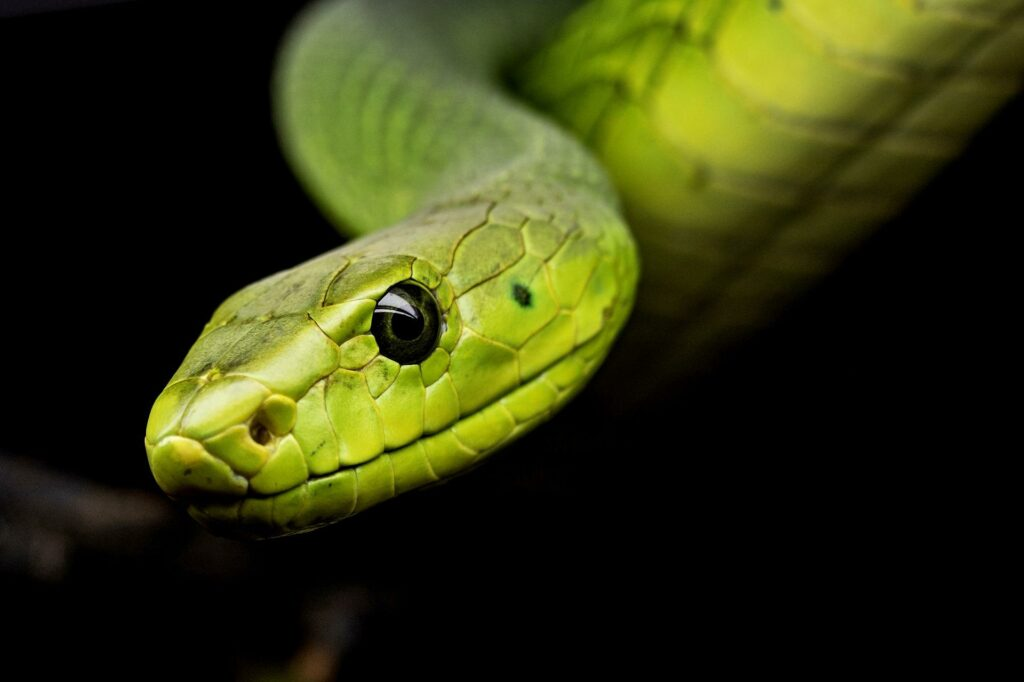
#> input picture IML-CHW1/snake.jpg, 1024 x 682 px
$ jupyter execute IML_CHW1_final.ipynb
#> lines starting #> are read from the running program, lines starting #| are printed output that depends on the picture
<br>
<font>
<div dir=ltr align=center>
 <br>
<font color=0F5298 size=7>
Introduction to Machine Learning - 25732 <br>
<font color=2565AE size=5>
Department of Electrical Enginnering<br>
Dr. Mohammad Hossein Yassaee<br>
Fall 2024<br>

### Information:

1.   Full Name: fariborz kohanzad
2.   Student Number: 400103613

---

*I. You are just allowded to change those parts that start with "TO DO". Please do not change other parts.*

*II. It is highly recommended to read each codeline carefully and try to understand what it exactly does.*

*III. Do not copy codes completely from internet sources such as Chat-GPT or etc. If you are using any sources, please put its link in the beging of the block.*

*IV. Question 6 has additional points.*

If you have any question you can contact related TAs:
 - Homeworks coordinator: @danialayati
 - Questions 1, 2, 3 & 6: @armin_dh
 - Question 4 & 5: @Rosebaekfany

 Best of luck and have fun!

---

<font color=3C99D size=5>
Question One: Numpy Applications

##  Part I: Image Processing with NumPy

### Libraries

[cell 1]
# Imports
import cv2
# for google colab
from google.colab.patches import cv2_imshow
import numpy as np
import matplotlib.pyplot as plt

In this section, First you should load an image and convert it to a gray scaled image then we'll process it by some operations using numpy.

[cell 2]
# read and show the image
image = cv2.imread('snake.jpg')
#> image is the input picture: shape (682, 1024, 3); mean B, G, R 15.6, 51.9, 48
gray_image = cv2.cvtColor(image, cv2.COLOR_BGR2GRAY)
cv2_imshow(gray_image)
# another way to load image by pyplot
# image = np.asarray(Image.open('./R.jpeg'))
# plt.imshow(image)

<b> From now on, you must work with the grayscale image in each cell.

In gray scaled 0 means black and 255 is white and each number between these two shows a color in range of black to white. Now for this task, Make pixels brighter than 150, 100 degree darker.

[cell 3]
# TODO: don't use loop or anything like that and try to code by numpy where
darker_image = gray_image.copy()
darker_image[darker_image > 150] -= 100
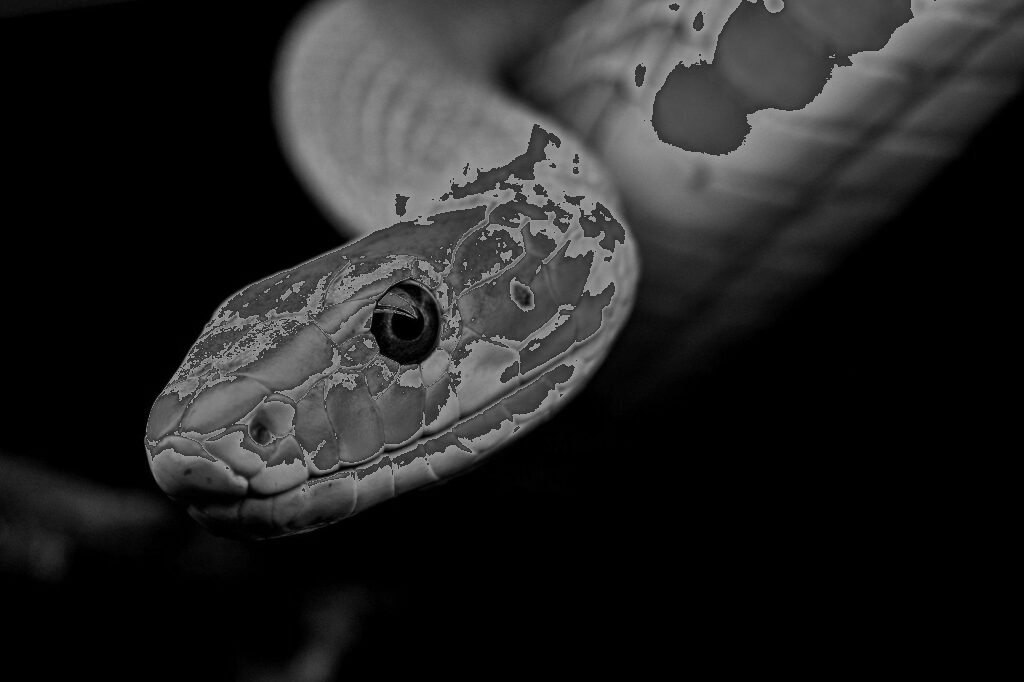
#> darker_image: shape (682, 1024); min 0, max 150, mean 35
cv2_imshow(darker_image)

In grayscale images, pixel values typically range from 0 to 255, where 0 represents black and 255 represents white. Subtracting each pixel value from 255 effectively produces the negative of the grayscale image. Now we want to create negative grayscale version of our image.

[cell 4]
# TODO: Create negative grayscale image
negative_grayscale_image = 255 - gray_image
cv2_imshow(negative_grayscale_image)

[cell 5]
# TODO: Split the image horizontally into two equal parts using NumPy's split function.
upper_half, lower_half = np.split(gray_image, 2 , axis =0)
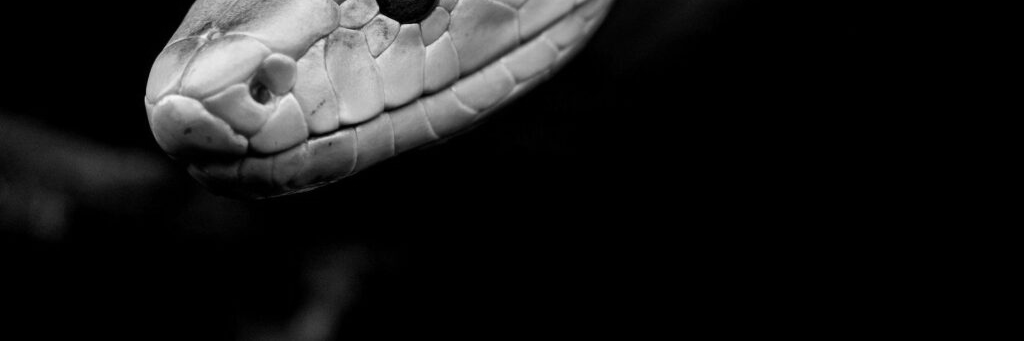
#> lower_half: shape (341, 1024); min 0, max 245, mean 25.3
cv2_imshow(upper_half)
print(' ')
cv2_imshow(lower_half)

[cell 6]
# TODO: Split the image vertically into two equal parts using indexes and slicing.
left_half, right_half = gray_image[: ,:gray_image.shape[1]//2 + 1 ] , gray_image[: ,  gray_image.shape[1]//2:]
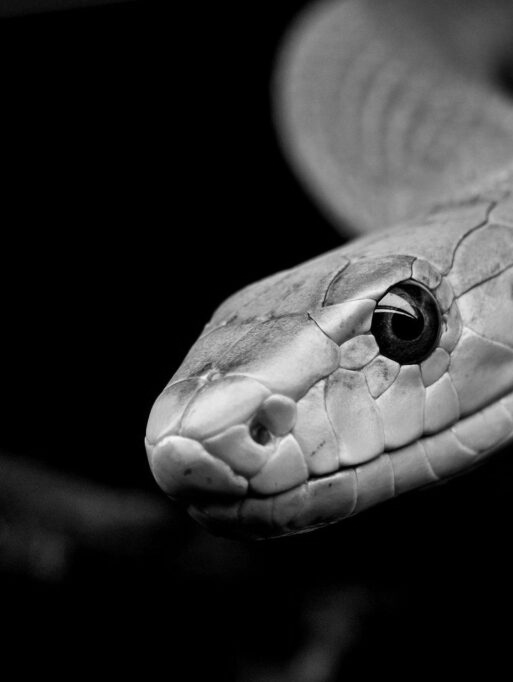
#> left_half: shape (682, 513); min 0, max 245, mean 51.1
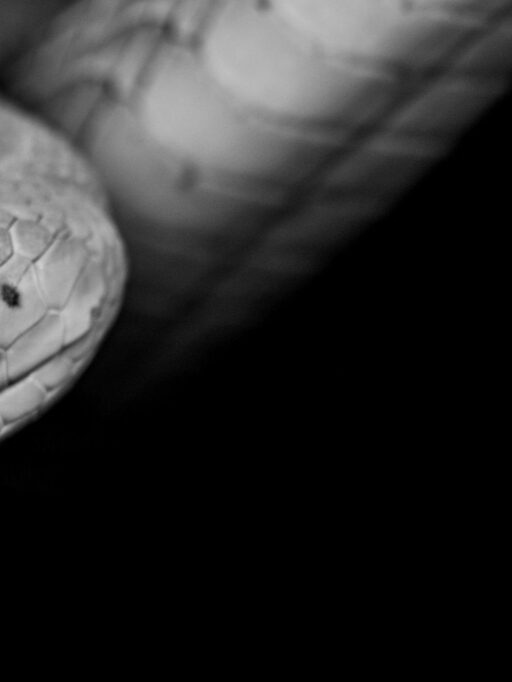
#> right_half: shape (682, 512); min 0, max 209, mean 42.2
cv2_imshow(left_half)

cv2_imshow(right_half)

Now We need 4 vertical split (vsplit) from image. write the code in a way that can be used for each image (not hard code size).

[cell 7]
# TODO: Split the image vertically into four equal parts using numpy vsplit function.
part1, part2, part3, part4 = np.split(gray_image , [gray_image.shape[1]//4 , 2*gray_image.shape[1]//4, 3*gray_image.shape[1]//4] ,axis = 1)
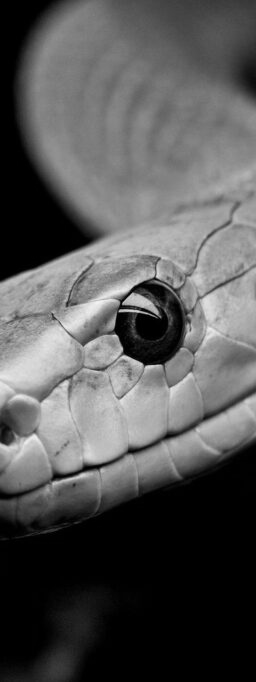
#> part2: shape (682, 256); min 0, max 242, mean 85.9
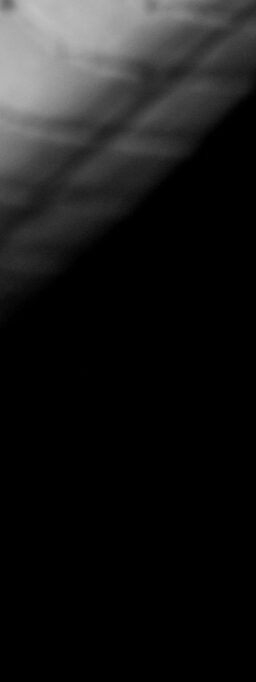
#> part4: shape (682, 256); min 0, max 193, mean 25.5
cv2_imshow(part1)
cv2_imshow(part2)
cv2_imshow(part3)
cv2_imshow(part4)

In this section first split the original image horizontally calling them left and right images

[cell 8]
#TODO split image
left,right = gray_image[: ,:gray_image.shape[1]//2 + 1 ] , gray_image[: ,  gray_image.shape[1]//2:]

[cell 9]
cv2_imshow(left)

[cell 10]
cv2_imshow(right)

Now, using  invert the left image.

[cell 11]
#TODO: invert left
inverted_left = np.invert(left)

cv2_imshow(inverted_left)

[cell 12]
#iverting right
inverted_right = np.invert(right)

cv2_imshow(inverted_right)

Now, mirror both the inverted left image and the right image.

[cell 13]
#TODO: flip inverted left image
mirrored_left = np.flip(inverted_left, axis = 1)
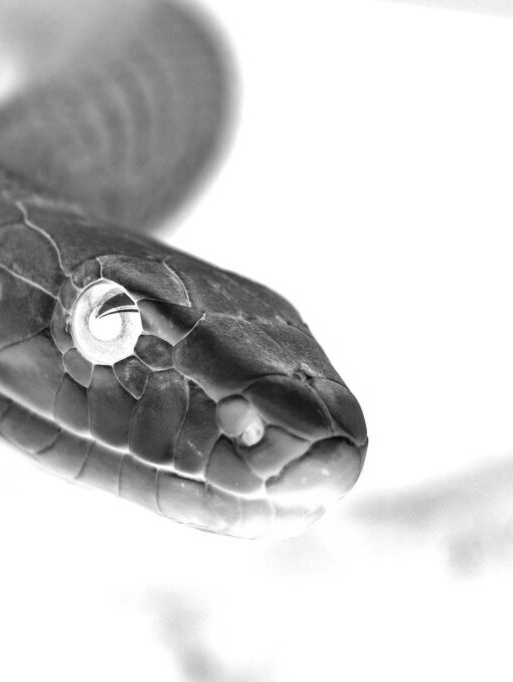
#> mirrored_left: shape (682, 513); min 10, max 255, mean 203.9

cv2_imshow(mirrored_left)

[cell 14]
#TODO: flip right image
mirrored_right = np.flip(inverted_right, axis = 1)
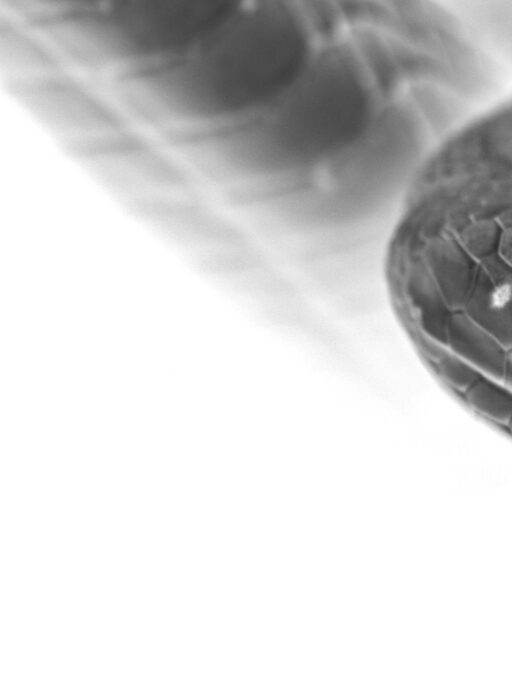
#> mirrored_right: shape (682, 512); min 46, max 255, mean 212.8

cv2_imshow(mirrored_right)

In the next step we want to concat the two images horizontally.

[cell 15]
#TODO: concat mirrored_left and mirrored_right
final_image = np.hstack([mirrored_right , mirrored_left])
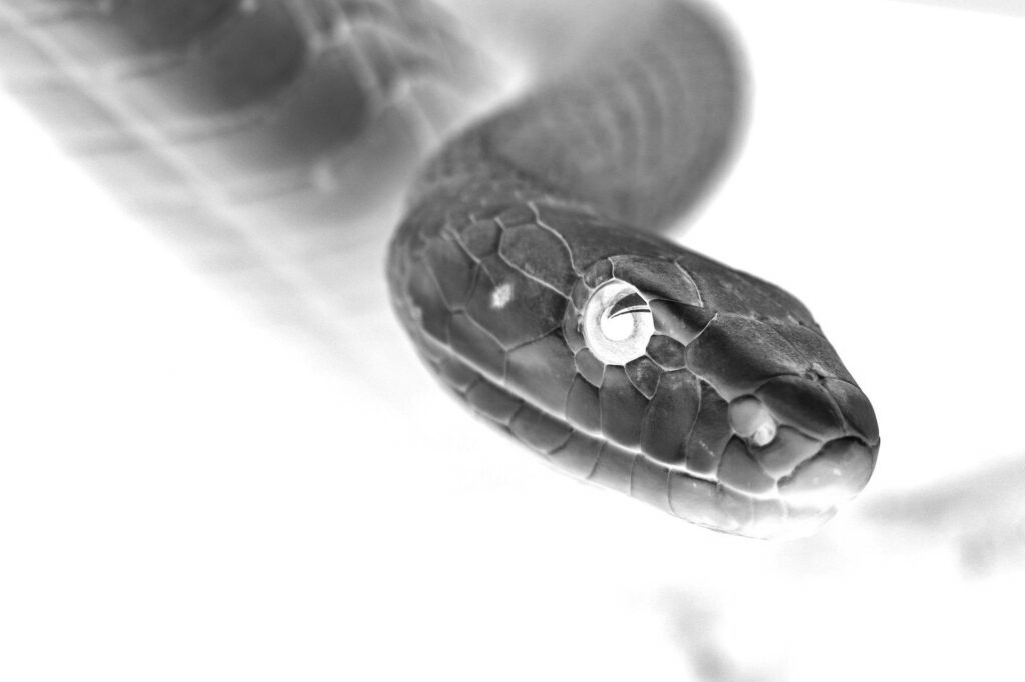
#> final_image: shape (682, 1025); min 10, max 255, mean 208.4

cv2_imshow(final_image)

For the final step invert the concated image.

[cell 16]
#TODO: invert final_image
invert_final_image = np.invert(final_image)
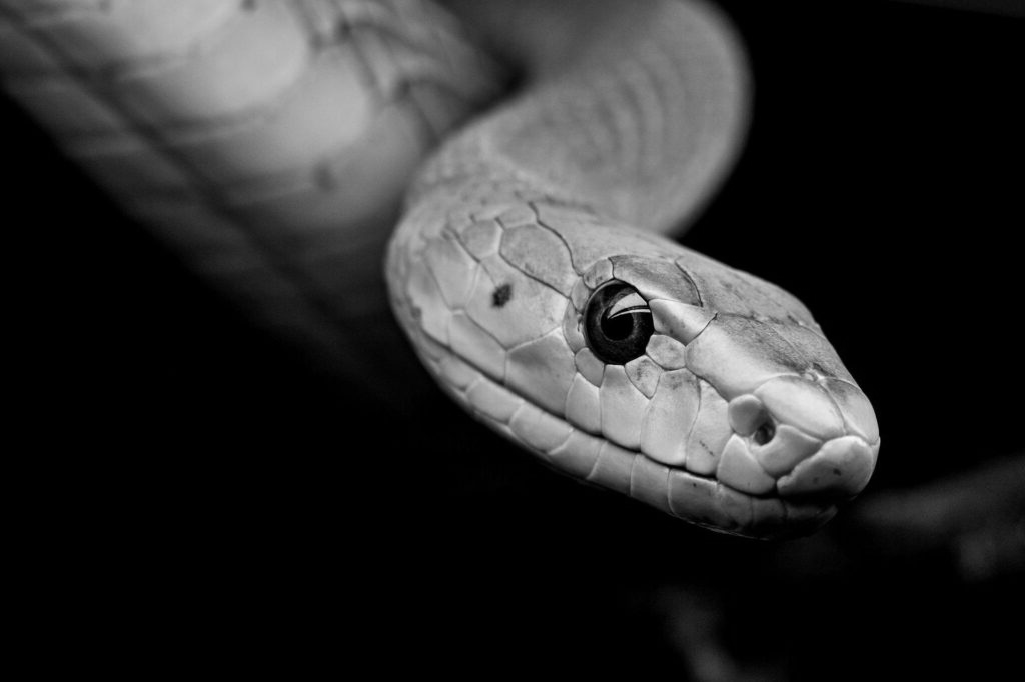
#> invert_final_image: shape (682, 1025); min 0, max 245, mean 46.6

cv2_imshow(invert_final_image)

##  Part II: Broadcasting with NumPy

In this question, we have several vectors. From them, we want to find a vector that is most similar to a specific vector.

In order to compare how "similar" two vectors are, we define the D parameter like below (a and b are the two vectors we want to compare, with n indices). the smaller the value of D for 2 vectors is, the more similar those two vectors are.

$D=\sqrt{\Sigma_{i=1}^n(a_i-b_i)^2}$

Inputs: in the first line the users gives the value m, which is the number of vectors. In each of the next m lines, the user will give a vector as the input. In the next line, the users gives the vector v.

You are expected to find the closest vector to v.

[cell 17]
#in this cell, you should only get the inputs


#TODO: get the number m
m = int(input("Enter the number of vectors: "))
#> the answer given: 3
